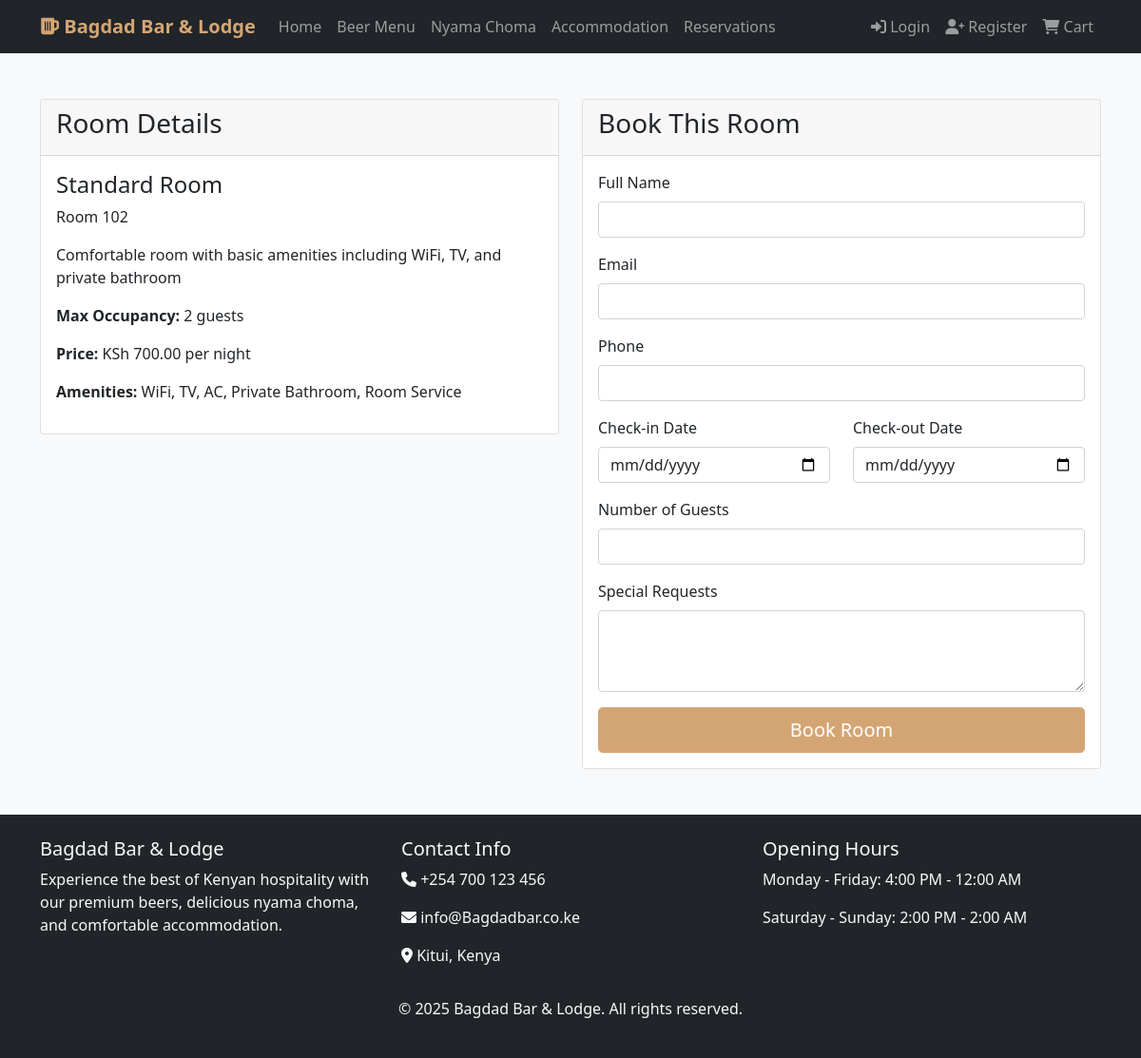
/accommodation/book/2/, run on the app's committed database.
### accommodation/models.py (models this page shows, shortened)
class Room(models.Model):
    room_number = models.CharField(max_length=10, unique=True)
    room_type = models.ForeignKey(RoomType, on_delete=models.CASCADE)
    is_available = models.BooleanField(default=True)
    amenities = models.TextField(help_text="List amenities separated by commas")
    image = models.ImageField(upload_to='rooms/', blank=True)

class RoomType(models.Model):
    name = models.CharField(max_length=100)
    description = models.TextField()
    base_price = models.DecimalField(max_digits=8, decimal_places=2)
    max_occupancy = models.IntegerField()

### accommodation/views.py (the view)
# urls.py: path('book/<int:room_id>/', views.book_room, name='book_room'),
def book_room(request, room_id):
    room = get_object_or_404(Room, id=room_id)
    if request.method == 'POST':
        form = BookingForm(request.POST)
        if form.is_valid():
            booking = form.save(commit=False)
            booking.room = room
            booking.save()  # The save method will calculate total_price automatically
            room.is_available = False
            room.save()
            messages.success(request, 'Room booked successfully!')
            return redirect('accommodation:booking_confirmation', booking_id=booking.id)
    else:
        form = BookingForm()
    context = {
        'form': form,
        'room': room,
    }
    return render(request, 'accommodation/book_room.html', context)

### accommodation/forms.py
class BookingForm(forms.ModelForm):
    class Meta:
        model = Booking
        fields = ['guest_name', 'guest_email', 'guest_phone',
                 'check_in_date', 'check_out_date', 'guests_count', 'special_requests']
        widgets = {
            'check_in_date': forms.DateInput(attrs={'type': 'date', 'class': 'form-control'}),
            'check_out_date': forms.DateInput(attrs={'type': 'date', 'class': 'form-control'}),
            'special_requests': forms.Textarea(attrs={'rows': 3, 'class': 'form-control'}),
            'guest_name': forms.TextInput(attrs={'class': 'form-control'}),
            'guest_email': forms.EmailInput(attrs={'class': 'form-control'}),
            'guest_phone': forms.TextInput(attrs={'class': 'form-control'}),
            'guests_count': forms.NumberInput(attrs={'class': 'form-control'}),
        }

### templates/accommodation/book_room.html (shortened to what this page needs)
{% extends 'base.html' %}
{% block content %}
<div class="container my-5">
    <div class="row">
        <div class="col-md-6">
            <div class="card">
                <div class="card-header">
                    <h3>Room Details</h3>
                </div>
                <div class="card-body">
                    <h4>{{ room.room_type.name }}</h4>
                    <p>Room {{ room.room_number }}</p>
                    <p>{{ room.room_type.description }}</p>
                    <p><strong>Max Occupancy:</strong> {{ room.room_type.max_occupancy }} guests</p>
                    <p><strong>Price:</strong> KSh {{ room.room_type.base_price }} per night</p>
                    <p><strong>Amenities:</strong> {{ room.amenities }}</p>
                </div>
            </div>
        </div>
        <div class="col-md-6">
            <div class="card">
                <div class="card-header">
                    <h3>Book This Room</h3>
                </div>
                <div class="card-body">
                    <form method="post">
                        <div class="mb-3">
                            <label for="{{ form.guest_name.id_for_label }}" class="form-label">Full Name</label>
                            {{ form.guest_name }}
                        </div>
                        <div class="mb-3">
                            <label for="{{ form.guest_email.id_for_label }}" class="form-label">Email</label>
                            {{ form.guest_email }}
                        </div>
                        <div class="mb-3">
                            <label for="{{ form.guest_phone.id_for_label }}" class="form-label">Phone</label>
                            {{ form.guest_phone }}
                        </div>
                        <div class="row">
                            <div class="col-md-6 mb-3">
                                <label for="{{ form.check_in_date.id_for_label }}" class="form-label">Check-in Date</label>
                                {{ form.check_in_date }}
                            </div>
                            <div class="col-md-6 mb-3">
                                <label for="{{ form.check_out_date.id_for_label }}" class="form-label">Check-out Date</label>
                                {{ form.check_out_date }}
                            </div>
                        </div>
                        <div class="mb-3">
                            <label for="{{ form.guests_count.id_for_label }}" class="form-label">Number of Guests</label>
                            {{ form.guests_count }}
                        </div>
                        <div class="mb-3">
                            <label for="{{ form.special_requests.id_for_label }}" class="form-label">Special Requests</label>
                            {{ form.special_requests }}
                        </div>
                        <button type="submit" class="btn btn-primary btn-lg w-100">Book Room</button>
                    </form>
                </div>
            </div>
        </div>
    </div>
</div>
{% endblock %}

### templates/base.html (style rules this page uses)
.btn-primary { background-color: #d4a574; border-color: #d4a574; }
body { background-color: #f8f9fa; }

### data on the page
Room: room_type.name "Standard Room", room_number "102", room_type.description "Comfortable room with basic amenities including WiFi, TV, and private bathroom", room_type.max_occupancy "2", room_type.base_price "700.00", amenities "WiFi, TV, AC, Private Bathroom, Room Service"
